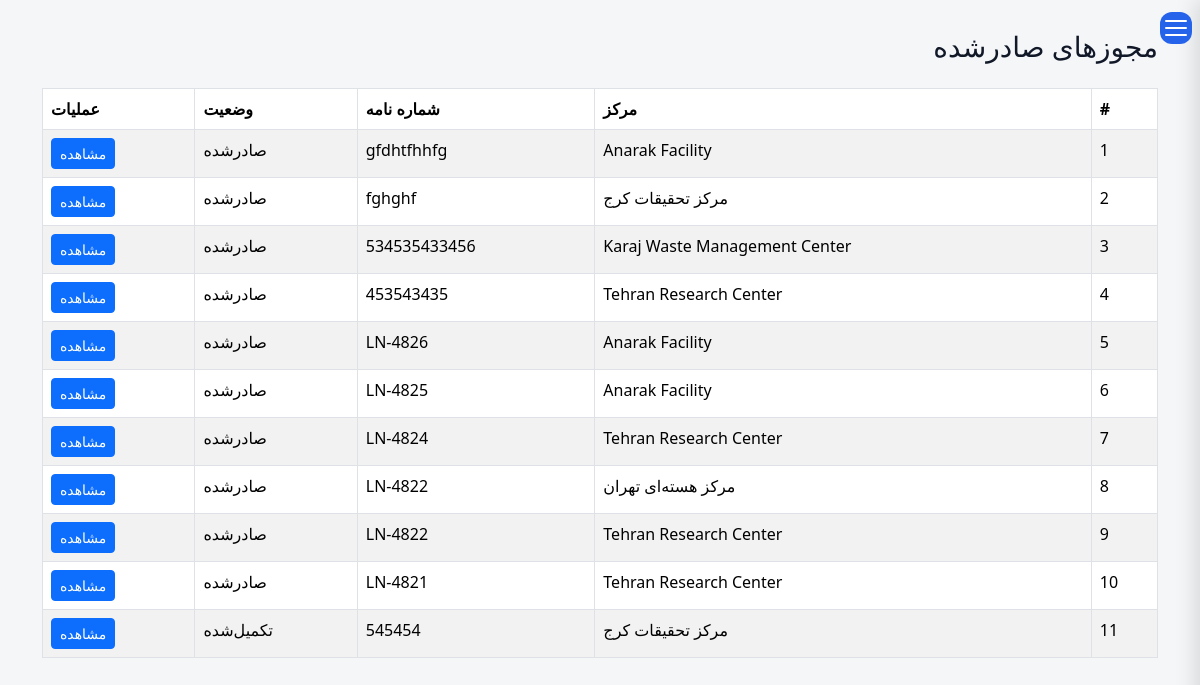
The page /contract/licenses/issued/ (signed in) on the database as committed earlier.
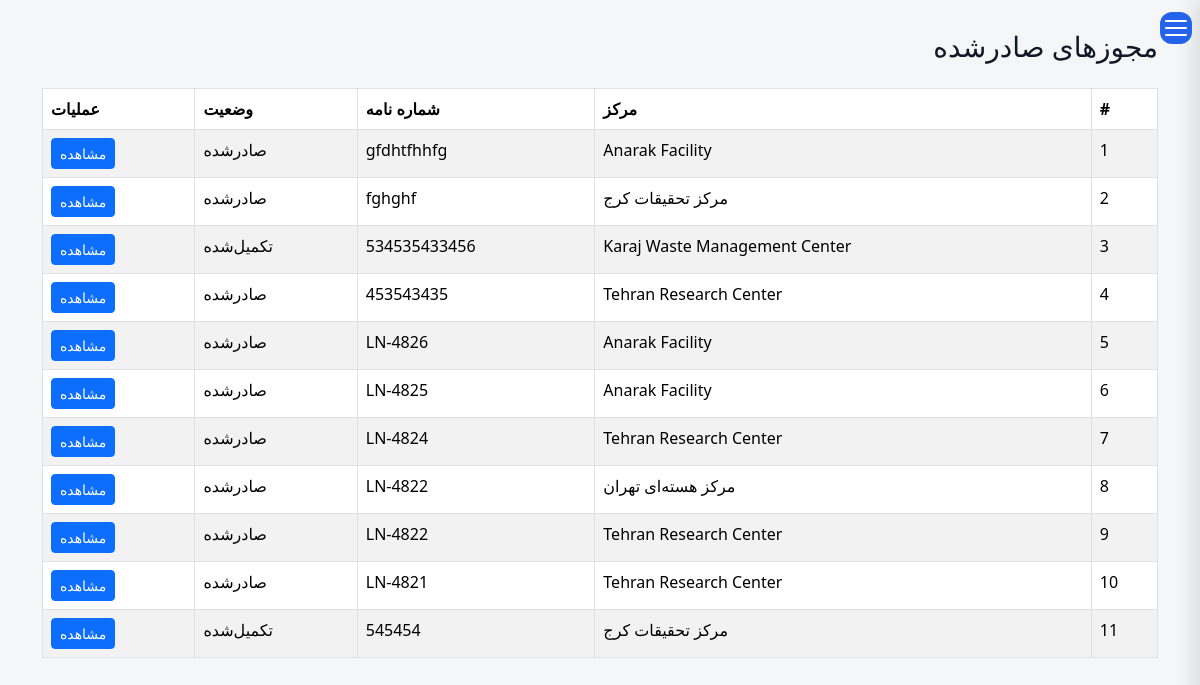
The same page on the database as committed later.
### operations/models.py (models this page shows, shortened)
class LicenseRequest(models.Model):
    facility = models.ForeignKey(
        FacilityModel,
        on_delete=models.PROTECT,
        related_name="license_requests",
    )
    letter_number = models.CharField(_("Letter Number"),
        max_length=100,
        blank=True,
        null=True,
    )
    letter_date = models.DateField(_("Letter Date"),
        blank=True,
        null=True,
    )
    status = models.CharField( _("Status"),
        max_length=20,
        choices=LicenseStatus.choices,
        default=LicenseStatus.DRAFT,
    )
    status_date = models.DateTimeField( _("Status Date"),
        null=True,
        blank=True,
    )
    specification_completed = models.BooleanField(_("Specification Completed"),default=False,)
    description = models.TextField(
        _("Description"),
        blank=True,)
    created_by = models.ForeignKey(
        settings.AUTH_USER_MODEL,
        verbose_name=_("Created By"),
        on_delete=models.PROTECT,
    )
    created_at = models.DateTimeField( _("Created At"),
        auto_now_add=True,
    )
    updated_at = models.DateTimeField( _("Updated At"),
        auto_now=True,
    )
    history = HistoricalRecords()
    class Meta:
        ordering = ["-created_at"]
        verbose_name = _("License Request")
        verbose_name_plural = _("License Requests")

### facilities/models.py (models this page shows)
class FacilityModel(models.Model):
    name = models.CharField(
        _("Facility Name"),
        max_length=255, blank=True,null=True
    )
    responsible_person = models.CharField(
        _("Responsible Person"),
        max_length=150, blank=True,null=True
    )
    telephone = models.CharField(
        _("Telephone"),
        max_length=50, blank=True,null=True
    )
    email = models.EmailField(
        _("Email"),
        blank=True,null=True
    )
    address1 = models.CharField(
        _("Address Line 1"),
        max_length=255, blank=True,null=True
    )
    address2 = models.CharField(
        _("Address Line 2"),
        max_length=255,
         blank=True,null=True
    )
    postal_code = models.CharField(
        _("Postal Code"),
        max_length=20,
         blank=True,null=True
    )
    national_id = models.CharField(
        _("National ID"),
        max_length=50,
         blank=True,null=True
    )
    economic_code = models.CharField(
        _("Economic Code"),
        max_length=50,
         blank=True,null=True
    )
    created_at = models.DateTimeField(
        _("Created At"),
        auto_now_add=True
    )
    updated_at = models.DateTimeField(
        _("Updated At"),
        auto_now=True
    )
    class Meta:
        ordering = ["name"]
        verbose_name = _("Facility")
        verbose_name_plural = _("Facilities")
        constraints = [
            models.UniqueConstraint(
                fields=["national_id"],
                name="unique_facility_national_id",
                condition=models.Q(national_id__isnull=False),
            ),
            models.UniqueConstraint(
                fields=["postal_code"],
                name="unique_facility_postal_code",
                condition=models.Q(postal_code__isnull=False),
            ),
            models.UniqueConstraint(
                fields=["economic_code"],
                name="unique_facility_economic_code",
                condition=models.Q(economic_code__isnull=False),
            ),
        ]
    def __str__(self):
        return str(self.name) if self.name else _("Unnamed Facility")

### contract/views.py (the view)
def issued_license_list(request):
    licenses = (
        LicenseRequest.objects
        .filter(
            Q(status=LicenseStatus.ISSUED) |
            Q(status=LicenseStatus.COMPLETED)
        )
        .select_related("facility")
        .order_by("-updated_at")
    )
    return render(
        request,
        "contract/issued_license_list.html",
        {
            "licenses": licenses,
        },
    )

### templates/contract/issued_license_list.html (shortened to what this page needs)
{% extends "base.html" %}
{% load i18n %}
{% block content %}
<div class="container">
<h3 class="mb-4">{% trans "Issued Licenses" %}</h3>
<table class="table table-striped table-bordered">
<thead>
<tr>
    <th>#</th>
    <th>{% trans "Facility" %}</th>
    <th>{% trans "Letter Number" %}</th>
    <th>{% trans "Status" %}</th>
    <th>{% trans "Actions" %}</th>
</tr>
</thead>
<tbody>
{% for license in licenses %}
<tr>
<td>{{ forloop.counter }}</td>
<td>{{ license.facility }}</td>
<td>{{ license.letter_number }}</td>
<td>{{ license.get_status_display }}</td>
<td>
<a
class="btn btn-sm btn-primary"
href="{% url 'license_detail' license.pk %}">
{% trans "View" %}
</a>
</td>
</tr>
{% empty %}
<tr>
<td colspan="5">
{% trans "No issued licenses found." %}
</td>
</tr>
{% endfor %}
</tbody>
</table>
</div>
{% endblock %}

Rows that differ between the two databases and show on the page:
changed LicenseRequest "Karaj Waste Management Center": status "صادرشده" → "تکمیل‌شده"
